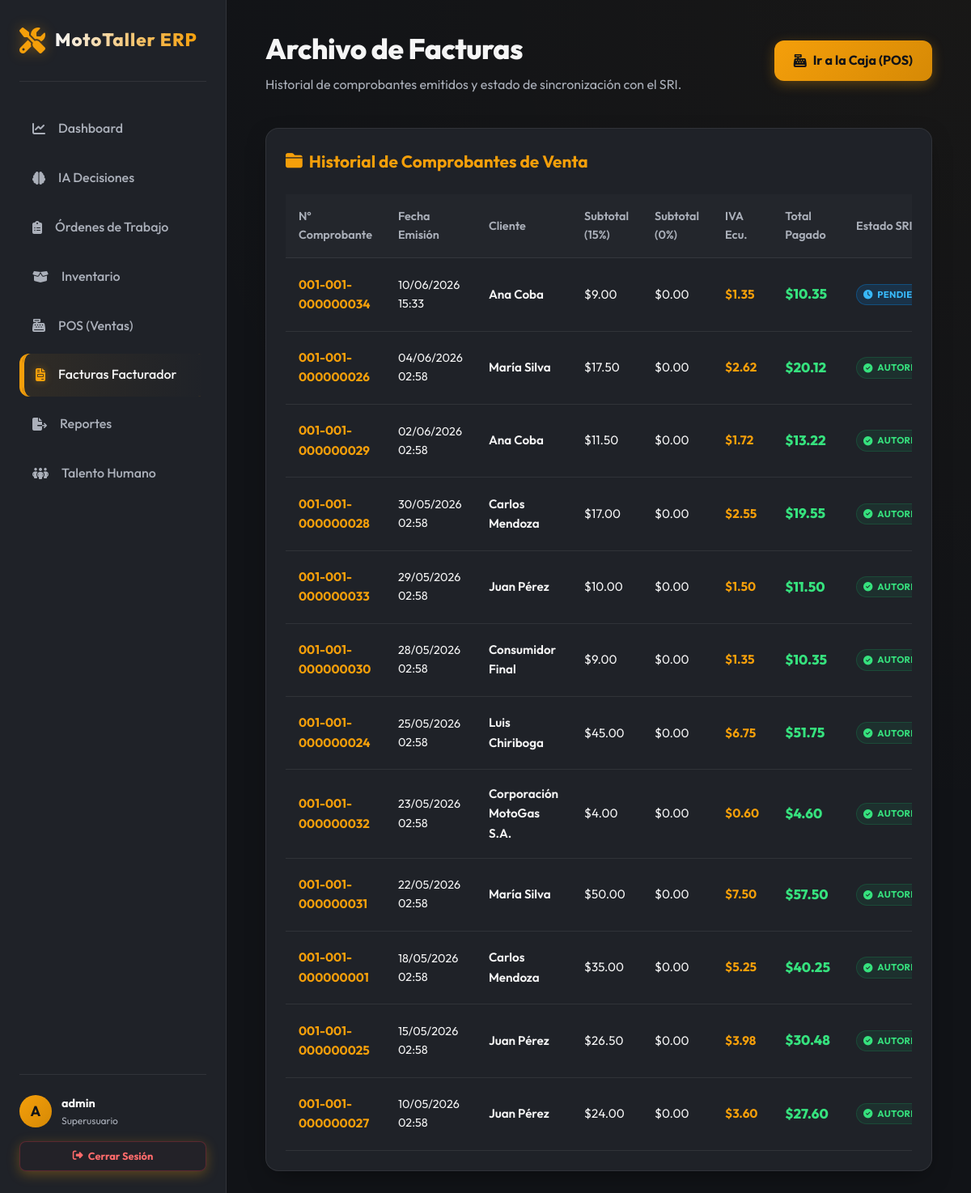
The app's page /pos/facturas/ (signed in) with its own data.
### taller/models.py (models this page shows, shortened)
class Factura(models.Model):
    ESTADO_FACTURA = [('PAGADA', 'Pagada'), ('ANULADA', 'Anulada')]
    ESTADO_SRI_CHOICES = [
        ('PENDIENTE', 'Pendiente de Envío'),
        ('ENVIADO', 'Enviado al SRI'),
        ('AUTORIZADO', 'Autorizado y Vigente'),
        ('RECHAZADO', 'Rechazado por el SRI'),
        ('DEVUELTO', 'Devuelto / Con Errores'),
    ]
    AMBIENTE_CHOICES = [
        ('1', 'Pruebas (Test)'),
        ('2', 'Producción (Real)'),
    ]
    numero_factura = models.CharField("Nº Factura", max_length=20, unique=True)
    cliente = models.ForeignKey(Cliente, on_delete=models.PROTECT, related_name="facturas")
    orden_trabajo = models.OneToOneField(OrdenTrabajo, on_delete=models.SET_NULL, null=True, blank=True, related_name="factura")
    fecha_emision = models.DateTimeField(auto_now_add=True)
    vendedor = models.ForeignKey(User, on_delete=models.PROTECT, related_name="facturas_vendidas")
    estado = models.CharField(max_length=10, choices=ESTADO_FACTURA, default='PAGADA')
    subtotal_15 = models.DecimalField("Subtotal IVA 15%", max_digits=10, decimal_places=2, default=Decimal('0.00'))
    subtotal_0 = models.DecimalField("Subtotal IVA 0%", max_digits=10, decimal_places=2, default=Decimal('0.00'))
    total_descuento = models.DecimalField("Total Descuento", max_digits=10, decimal_places=2, default=Decimal('0.00'))
    valor_iva = models.DecimalField("Valor Total IVA", max_digits=10, decimal_places=2, default=Decimal('0.00'))
    total_pagar = models.DecimalField("Total Neto a Pagar", max_digits=10, decimal_places=2)
    clave_acceso = models.CharField("Clave de Acceso (49 dígitos)", max_length=49, unique=True, blank=True, null=True)
    numero_autorizacion = models.CharField("Número de Autorización SRI", max_length=49, blank=True, null=True)
    fecha_autorizacion = models.DateTimeField("Fecha de Autorización SRI", blank=True, null=True)
    estado_sri = models.CharField("Estado SRI", max_length=15, choices=ESTADO_SRI_CHOICES, default='PENDIENTE')
    ambiente = models.CharField("Ambiente SRI", max_length=1, choices=AMBIENTE_CHOICES, default='1')
    tipo_emision = models.CharField("Tipo Emisión SRI", max_length=1, default='1') # 1 = Normal
    xml_firmado = models.CharField("Ruta XML Firmado", max_length=255, blank=True, null=True)
    pdf_ride = models.CharField("Ruta PDF RIDE", max_length=255, blank=True, null=True)
    mensajes_error_sri = models.JSONField("Errores / Respuestas SRI", default=list, blank=True)
    class Meta:
        verbose_name = "Factura"
        verbose_name_plural = "Facturas"
        ordering = ['-fecha_emision']

class Cliente(models.Model):
    TIPO_IDENTIFICACION_CHOICES = [
        ('04', 'RUC (Persona Natural/Jurídica)'),
        ('05', 'Cédula de Identidad'),
        ('06', 'Pasaporte'),
        ('07', 'Consumidor Final'),
        ('08', 'Identificación del Exterior'),
    ]
    tipo_identificacion = models.CharField("Tipo Identificación SRI", max_length=2, choices=TIPO_IDENTIFICACION_CHOICES, default='05')
    cedula_ruc = models.CharField(
        "Cédula/RUC/Pasaporte",
        max_length=13,
        unique=True,
        validators=[validar_cedula_ruc_ecuador],
        help_text="Ingrese los 10 dígitos de la cédula, 13 del RUC o identificación."
    )
    nombre = models.CharField("Nombre o Razón Social", max_length=150)
    telefono = models.CharField("Teléfono", max_length=20, blank=True)
    email = models.EmailField("Correo Electrónico", blank=True)
    direccion = models.TextField("Dirección", blank=True)
    class Meta:
        verbose_name = "Cliente"
        verbose_name_plural = "Clientes"
        ordering = ['nombre']

### taller/views.py (the view, shortened to what this page needs)
        @login_required(login_url='taller:login')
        def _wrapped_view(request, *args, **kwargs):
            if request.user.is_superuser:
                return view_func(request, *args, **kwargs)

### taller/views.py (called while the page is built, shortened)
def role_required(allowed_roles):
    def decorator(view_func):
        @login_required(login_url='taller:login')
        def _wrapped_view(request, *args, **kwargs):
            if request.user.is_superuser:
                return view_func(request, *args, **kwargs)
        return _wrapped_view
    return decorator

@role_required(['VENDEDOR', 'GERENTE'])
def factura_list(request):
    facturas = Factura.objects.all().order_by('-fecha_emision')
    context = {
        'active_page': 'facturas',
        'facturas': facturas
    }
    return render(request, 'taller/factura_list.html', context)

### taller/templates/taller/factura_list.html (shortened to what this page needs)
{% extends 'taller/base.html' %}
{% block content %}
<div class="header-section">
    <div>
        <h1 class="title-main">Archivo de Facturas</h1>
        <p class="subtitle-main">Historial de comprobantes emitidos y estado de sincronización con el SRI.</p>
    </div>
    <div>
        <a href="{% url 'taller:pos_console' %}" class="btn-premium">
            <i class="fa-solid fa-cash-register"></i>
            <span>Ir a la Caja (POS)</span>
        </a>
    </div>
</div>
<div class="card-premium">
    <h2 style="font-size: 1.3rem; font-weight: 700; margin-bottom: 1.5rem; display: flex; align-items: center; gap: 0.5rem; color: var(--primary);">
        <i class="fa-solid fa-folder-closed"></i>
        <span>Historial de Comprobantes de Venta</span>
    </h2>
    <div class="table-container">
        <table class="table-premium">
            <thead>
                <tr>
                    <th>Nº Comprobante</th>
                    <th>Fecha Emisión</th>
                    <th>Cliente</th>
                    <th>Subtotal (15%)</th>
                    <th>Subtotal (0%)</th>
                    <th>IVA Ecu.</th>
                    <th>Total Pagado</th>
                    <th>Estado SRI</th>
                </tr>
            </thead>
            <tbody>
                {% for f in facturas %}
                <tr>
                    <td style="font-weight: 700; color: var(--primary);">{{ f.numero_factura }}</td>
                    <td style="font-size: 0.9rem;">{{ f.fecha_emision|date:"d/m/Y H:i" }}</td>
                    <td style="font-weight: 600;">{{ f.cliente.nombre }}</td>
                    <td>${{ f.subtotal_15|floatformat:2 }}</td>
                    <td>${{ f.subtotal_0|floatformat:2 }}</td>
                    <td style="color: var(--primary); font-weight: bold;">${{ f.valor_iva|floatformat:2 }}</td>
                    <td style="font-weight: 800; font-size: 1.05rem; color: hsl(145, 75%, 55%);">${{ f.total_pagar|floatformat:2 }}</td>
                    <td>
                        {% if f.estado_sri == 'AUTORIZADO' %}
                            <span class="badge-status badge-terminado" style="font-size: 0.75em; padding: 0.2rem 0.5rem;" title="Clave: {{ f.clave_acceso }}"><i class="fa-solid fa-circle-check"></i> AUTORIZADO</span>
                        {% elif f.estado_sri == 'PENDIENTE' %}
                            <span class="badge-status badge-pendiente" style="font-size: 0.75em; padding: 0.2rem 0.5rem;"><i class="fa-solid fa-clock"></i> PENDIENTE</span>
                        {% elif f.estado_sri == 'RECHAZADO' %}
                            <span class="badge-status badge-esperando" style="font-size: 0.75em; padding: 0.2rem 0.5rem;"><i class="fa-solid fa-circle-xmark"></i> RECHAZADO</span>
                        {% else %}
                            <span class="badge-status badge-entregado" style="font-size: 0.75em; padding: 0.2rem 0.5rem;">{{ f.estado_sri }}</span>
                        {% endif %}
                    </td>
                </tr>
                {% endfor %}
            </tbody>
        </table>
    </div>
</div>
{% endblock %}

### taller/templates/taller/base.html (shortened to what this page needs)
{% load static %}
<!DOCTYPE html>
<html lang="es">
<head>
    <link rel="stylesheet" href="https://cdnjs.cloudflare.com/ajax/libs/font-awesome/6.4.0/css/all.min.css">
    <link rel="stylesheet" href="{% static 'taller/css/style.css' %}">
</head>
<body>
    <div class="app-container">
        <aside class="sidebar">
            <div>
                <div class="logo-container">
                    <i class="fa-solid fa-screwdriver-wrench logo-icon"></i>
                    <span class="logo-text">MotoTaller ERP</span>
                </div>
                <nav>
                    <ul class="nav-links">
                        {% if request.user.is_superuser or request.user.perfil_empleado.cargo == 'GERENTE' %}
                        <li class="nav-item {% if active_page == 'dashboard' %}active{% endif %}">
                            <a href="{% url 'taller:dashboard' %}">
                                <i class="fa-solid fa-chart-line"></i>
                                <span>Dashboard</span>
                            </a>
                        </li>
                        <li class="nav-item {% if active_page == 'ia_decisiones' %}active{% endif %}">
                            <a href="{% url 'taller:ia_decisiones' %}">
                                <i class="fa-solid fa-brain"></i>
                                <span>IA Decisiones</span>
                            </a>
                        </li>
                        {% endif %}
                        {% if request.user.is_superuser or request.user.perfil_empleado.cargo == 'GERENTE' or request.user.perfil_empleado.cargo == 'OPERATIVO_RECEPCION' %}
                        <li class="nav-item {% if active_page == 'ordenes' %}active{% endif %}">
                            <a href="{% url 'taller:orden_list' %}">
                                <i class="fa-solid fa-clipboard-list"></i>
                                <span>Órdenes de Trabajo</span>
                            </a>
                        </li>
                        {% endif %}
                        {% if request.user.is_superuser or request.user.perfil_empleado.cargo == 'GERENTE' or request.user.perfil_empleado.cargo == 'BODEGUERO' %}
                        <li class="nav-item {% if active_page == 'repuestos' %}active{% endif %}">
                            <a href="{% url 'taller:repuesto_list' %}">
                                <i class="fa-solid fa-box-open"></i>
                                <span>Inventario</span>
                            </a>
                        </li>
                        {% endif %}
                        {% if request.user.is_superuser or request.user.perfil_empleado.cargo == 'GERENTE' or request.user.perfil_empleado.cargo == 'VENDEDOR' %}
                        <li class="nav-item {% if active_page == 'pos' %}active{% endif %}">
                            <a href="{% url 'taller:pos_console' %}">
                                <i class="fa-solid fa-cash-register"></i>
                                <span>POS (Ventas)</span>
                            </a>
                        </li>
                        <li class="nav-item {% if active_page == 'facturas' %}active{% endif %}">
                            <a href="{% url 'taller:factura_list' %}">
                                <i class="fa-solid fa-file-invoice"></i>
                                <span>Facturas Facturador</span>
                            </a>
                        </li>
                        <li class="nav-item {% if active_page == 'reportes' %}active{% endif %}">
                            <a href="{% url 'taller:reportes' %}">
                                <i class="fa-solid fa-file-export"></i>
                                <span>Reportes</span>
                            </a>
                        </li>
                        {% endif %}
                        {% if request.user.is_superuser or request.user.perfil_empleado.cargo == 'GERENTE' or request.user.perfil_empleado.cargo == 'ADMIN_RRHH' %}
                        <li class="nav-item {% if active_page == 'rrhh' %}active{% endif %}">
                            <a href="{% url 'taller:rrhh_console' %}">
                                <i class="fa-solid fa-people-group"></i>
                                <span>Talento Humano</span>
                            </a>
                        </li>
                        {% endif %}
                    </ul>
                </nav>
            </div>
            <div style="border-top: 1px solid var(--border-color); padding-top: 1.5rem; display: flex; flex-direction: column; gap: 1rem;">
                <div style="display: flex; align-items: center; gap: 0.75rem;">
                    <div style="width: 40px; height: 40px; border-radius: 50%; background: linear-gradient(135deg, var(--primary) 0%, var(--primary-hover) 100%); display: flex; align-items: center; justify-content: center; color: var(--bg-dark); font-weight: bold; font-size: 1.1rem; text-transform: uppercase;">
                        {{ request.user.username|slice:":1" }}
                    </div>
                    <div style="flex-grow: 1; overflow: hidden;">
                        <p style="font-size: 0.9rem; font-weight: 700; white-space: nowrap; overflow: hidden; text-overflow: ellipsis;">{{ request.user.first_name|default:request.user.username }}</p>
                        <p style="font-size: 0.75rem; color: var(--text-muted);">
                            {% if request.user.is_superuser %}
                                Superusuario
                            {% else %}
                                {{ request.user.perfil_empleado.get_cargo_display|default:"Colaborador" }}
                            {% endif %}
                        </p>
                    </div>
                </div>
                <a href="{% url 'taller:logout' %}" class="btn-premium btn-secondary-premium" style="padding: 0.45rem; font-size: 0.8rem; border-radius: 8px; justify-content: center; width: 100%; display: flex; align-items: center; gap: 0.4rem; border-color: rgba(220,53,69,0.3); color: #ff6b6b; background: rgba(220,53,69,0.02);">
                    <i class="fa-solid fa-right-from-bracket"></i>
                    <span>Cerrar Sesión</span>
                </a>
            </div>
        </aside>
        <main class="main-content">
            {% block content %}{% endblock %}
        </main>
    </div>
</body>
</html>

### records on screen
Factura: numero_factura "001-001-000000034", fecha_emision "10/06/2026 15:33", cliente.nombre "Ana Coba", subtotal_15 "9.00", subtotal_0 "0.00", valor_iva "1.35", total_pagar "10.35", estado_sri "PENDIENTE" (drawn)
Factura: numero_factura "001-001-000000026", fecha_emision "04/06/2026 02:58", cliente.nombre "María Silva", subtotal_15 "17.50", subtotal_0 "0.00", valor_iva "2.62", total_pagar "20.12"
Factura: numero_factura "001-001-000000029", fecha_emision "02/06/2026 02:58", cliente.nombre "Ana Coba", subtotal_15 "11.50", subtotal_0 "0.00", valor_iva "1.72", total_pagar "13.22"
Factura: numero_factura "001-001-000000028", fecha_emision "30/05/2026 02:58", cliente.nombre "Carlos Mendoza", subtotal_15 "17.00", subtotal_0 "0.00", valor_iva "2.55", total_pagar "19.55"
Factura: numero_factura "001-001-000000033", fecha_emision "29/05/2026 02:58", cliente.nombre "Juan Pérez", subtotal_15 "10.00", subtotal_0 "0.00", valor_iva "1.50", total_pagar "11.50"
Factura: numero_factura "001-001-000000030", fecha_emision "28/05/2026 02:58", cliente.nombre "Consumidor Final", subtotal_15 "9.00", subtotal_0 "0.00", valor_iva "1.35", total_pagar "10.35"
Factura: numero_factura "001-001-000000024", fecha_emision "25/05/2026 02:58", cliente.nombre "Luis Chiriboga", subtotal_15 "45.00", subtotal_0 "0.00", valor_iva "6.75", total_pagar "51.75"
Factura: numero_factura "001-001-000000032", fecha_emision "23/05/2026 02:58", cliente.nombre "Corporación MotoGas S.A.", subtotal_15 "4.00", subtotal_0 "0.00", valor_iva "0.60", total_pagar "4.60"
Factura: numero_factura "001-001-000000031", fecha_emision "22/05/2026 02:58", cliente.nombre "María Silva", subtotal_15 "50.00", subtotal_0 "0.00", valor_iva "7.50", total_pagar "57.50"
Factura: numero_factura "001-001-000000001", fecha_emision "18/05/2026 02:58", cliente.nombre "Carlos Mendoza", subtotal_15 "35.00", subtotal_0 "0.00", valor_iva "5.25", total_pagar "40.25"
Factura: numero_factura "001-001-000000025", fecha_emision "15/05/2026 02:58", cliente.nombre "Juan Pérez", subtotal_15 "26.50", subtotal_0 "0.00", valor_iva "3.98", total_pagar "30.48"
Factura: numero_factura "001-001-000000027", fecha_emision "10/05/2026 02:58", cliente.nombre "Juan Pérez", subtotal_15 "24.00", subtotal_0 "0.00", valor_iva "3.60", total_pagar "27.60"

### other values on screen
{{ request.user.username|slice:":1" }} "A"
{{ request.user.first_name|default:request.user.username }} "admin"
